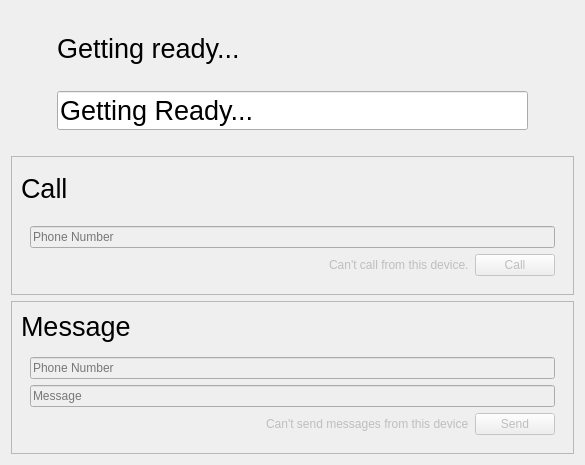
<?xml version="1.0" encoding="UTF-8"?>
<ui version="4.0">
 <class>theWave</class>
 <widget class="QDialog" name="theWave">
  <property name="geometry">
   <rect>
    <x>0</x>
    <y>0</y>
    <width>585</width>
    <height>465</height>
   </rect>
  </property>
  <property name="sizePolicy">
   <sizepolicy hsizetype="Preferred" vsizetype="Minimum">
    <horstretch>0</horstretch>
    <verstretch>0</verstretch>
   </sizepolicy>
  </property>
  <property name="windowTitle">
   <string>theWave</string>
  </property>
  <property name="windowIcon">
   <iconset theme="theshell" resource="resources.qrc">
    <normaloff>:/icons/icon.svg</normaloff>:/icons/icon.svg</iconset>
  </property>
  <layout class="QVBoxLayout" name="verticalLayout">
   <item>
    <layout class="QHBoxLayout" name="horizontalLayout_2">
     <item>
      <widget class="QPushButton" name="pushButton">
       <property name="text">
        <string/>
       </property>
       <property name="icon">
        <iconset resource="resources.qrc">
         <normaloff>:/icons/thewave.svg</normaloff>:/icons/thewave.svg</iconset>
       </property>
       <property name="iconSize">
        <size>
         <width>64</width>
         <height>64</height>
        </size>
       </property>
       <property name="flat">
        <bool>true</bool>
       </property>
      </widget>
     </item>
     <item>
      <layout class="QVBoxLayout" name="verticalLayout_2">
       <item>
        <widget class="QLabel" name="labelSpeech">
         <property name="sizePolicy">
          <sizepolicy hsizetype="Expanding" vsizetype="Expanding">
           <horstretch>0</horstretch>
           <verstretch>0</verstretch>
          </sizepolicy>
         </property>
         <property name="font">
          <font>
           <pointsize>20</pointsize>
          </font>
         </property>
         <property name="text">
          <string>Getting ready...</string>
         </property>
        </widget>
       </item>
       <item>
        <widget class="QLineEdit" name="editSpeech">
         <property name="font">
          <font>
           <pointsize>20</pointsize>
          </font>
         </property>
         <property name="text">
          <string>Getting Ready...</string>
         </property>
         <property name="frame">
          <bool>true</bool>
         </property>
        </widget>
       </item>
       <item>
        <widget class="QLabel" name="labelResponse">
         <property name="text">
          <string/>
         </property>
         <property name="alignment">
          <set>Qt::AlignLeading|Qt::AlignLeft|Qt::AlignVCenter</set>
         </property>
        </widget>
       </item>
      </layout>
     </item>
     <item>
      <widget class="QPushButton" name="pushButton_2">
       <property name="text">
        <string/>
       </property>
       <property name="icon">
        <iconset theme="window-close">
         <normaloff>.</normaloff>.</iconset>
       </property>
       <property name="flat">
        <bool>true</bool>
       </property>
      </widget>
     </item>
    </layout>
   </item>
   <item>
    <widget class="QFrame" name="callFrame">
     <property name="frameShape">
      <enum>QFrame::StyledPanel</enum>
     </property>
     <property name="frameShadow">
      <enum>QFrame::Raised</enum>
     </property>
     <layout class="QVBoxLayout" name="verticalLayout_3">
      <item>
       <widget class="QLabel" name="labelSpeech_2">
        <property name="sizePolicy">
         <sizepolicy hsizetype="Expanding" vsizetype="Expanding">
          <horstretch>0</horstretch>
          <verstretch>0</verstretch>
         </sizepolicy>
        </property>
        <property name="font">
         <font>
          <pointsize>20</pointsize>
         </font>
        </property>
        <property name="text">
         <string>Call</string>
        </property>
       </widget>
      </item>
      <item>
       <widget class="QFrame" name="frame_2">
        <property name="enabled">
         <bool>false</bool>
        </property>
        <property name="frameShape">
         <enum>QFrame::NoFrame</enum>
        </property>
        <property name="frameShadow">
         <enum>QFrame::Raised</enum>
        </property>
        <layout class="QVBoxLayout" name="verticalLayout_4">
         <item>
          <widget class="QLineEdit" name="lineEdit">
           <property name="inputMask">
            <string/>
           </property>
           <property name="placeholderText">
            <string>Phone Number</string>
           </property>
          </widget>
         </item>
         <item>
          <layout class="QHBoxLayout" name="horizontalLayout">
           <item>
            <spacer name="horizontalSpacer">
             <property name="orientation">
              <enum>Qt::Horizontal</enum>
             </property>
             <property name="sizeHint" stdset="0">
              <size>
               <width>40</width>
               <height>20</height>
              </size>
             </property>
            </spacer>
           </item>
           <item>
            <widget class="QLabel" name="label">
             <property name="text">
              <string>Can't call from this device.</string>
             </property>
            </widget>
           </item>
           <item>
            <widget class="QPushButton" name="pushButton_3">
             <property name="text">
              <string>Call</string>
             </property>
             <property name="icon">
              <iconset theme="call-start">
               <normaloff>.</normaloff>.</iconset>
             </property>
            </widget>
           </item>
          </layout>
         </item>
        </layout>
       </widget>
      </item>
     </layout>
    </widget>
   </item>
   <item>
    <widget class="QFrame" name="messageFrame">
     <property name="frameShape">
      <enum>QFrame::StyledPanel</enum>
     </property>
     <property name="frameShadow">
      <enum>QFrame::Raised</enum>
     </property>
     <layout class="QVBoxLayout" name="verticalLayout_5">
      <item>
       <widget class="QLabel" name="labelSpeech_3">
        <property name="sizePolicy">
         <sizepolicy hsizetype="Expanding" vsizetype="Expanding">
          <horstretch>0</horstretch>
          <verstretch>0</verstretch>
         </sizepolicy>
        </property>
        <property name="font">
         <font>
          <pointsize>20</pointsize>
         </font>
        </property>
        <property name="text">
         <string>Message</string>
        </property>
       </widget>
      </item>
      <item>
       <widget class="QFrame" name="frame_3">
        <property name="enabled">
         <bool>false</bool>
        </property>
        <property name="frameShape">
         <enum>QFrame::NoFrame</enum>
        </property>
        <property name="frameShadow">
         <enum>QFrame::Raised</enum>
        </property>
        <layout class="QVBoxLayout" name="verticalLayout_6">
         <item>
          <widget class="QLineEdit" name="lineEdit_2">
           <property name="inputMask">
            <string/>
           </property>
           <property name="placeholderText">
            <string>Phone Number</string>
           </property>
          </widget>
         </item>
         <item>
          <widget class="QLineEdit" name="lineEdit_3">
           <property name="placeholderText">
            <string>Message</string>
           </property>
          </widget>
         </item>
         <item>
          <layout class="QHBoxLayout" name="horizontalLayout_3">
           <item>
            <spacer name="horizontalSpacer_2">
             <property name="orientation">
              <enum>Qt::Horizontal</enum>
             </property>
             <property name="sizeHint" stdset="0">
              <size>
               <width>40</width>
               <height>20</height>
              </size>
             </property>
            </spacer>
           </item>
           <item>
            <widget class="QLabel" name="label_2">
             <property name="text">
              <string>Can't send messages from this device</string>
             </property>
            </widget>
           </item>
           <item>
            <widget class="QPushButton" name="pushButton_4">
             <property name="text">
              <string>Send</string>
             </property>
             <property name="icon">
              <iconset theme="mail-send">
               <normaloff>.</normaloff>.</iconset>
             </property>
            </widget>
           </item>
          </layout>
         </item>
        </layout>
       </widget>
      </item>
     </layout>
    </widget>
   </item>
  </layout>
 </widget>
 <resources>
  <include location="resources.qrc"/>
 </resources>
 <connections/>
</ui>
